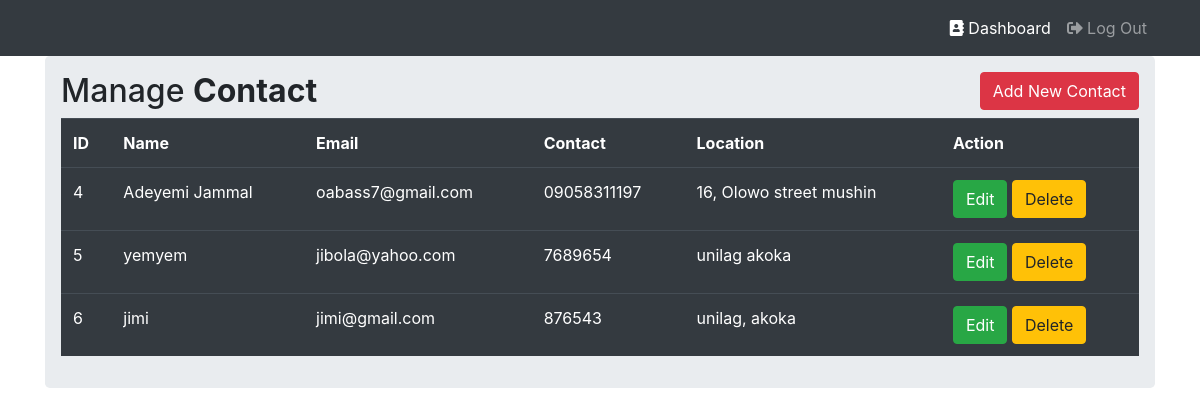
The app's page /dashboard (signed in) with its own data.
### app.py (models this page shows, shortened)
class Contact(db.Model):
    id = db.Column(db.Integer, primary_key=True)
    name = db.Column(db.String(50))
    phone = db.Column(db.String(50))
    email = db.Column(db.String(50))
    location = db.Column(db.String(100))
    user_id = db.Column(db.Integer, db.ForeignKey('user.id'), nullable=False)

### app.py (the view)
@app.route('/dashboard')
@login_required
def dashboard():
    contacts = current_user.contacts.all()
    return render_template('dashboard.html', contacts=contacts)

### app.py (called while the page is built)
@login_manager.user_loader
def load_user(user_id):
    return User.query.get(int(user_id))

### templates/dashboard.html (shortened to what this page needs)
{% extends 'base.html' %}
{% block content %}
<nav class="navbar navbar-expand-lg navbar-dark bg-dark static-top">
  <div class="container">
    <div class="collapse navbar-collapse" id="navbarResponsive">
      <ul class="navbar-nav ml-auto">
        <li class="nav-item active">
          <a class="nav-link" href="#">
            <i class="fa fa-address-book" aria-hidden="true"></i>
            Dashboard
          </a>
        </li>
        <li class="nav-item">
          <a class="nav-link" href="{{ url_for('logout') }}">
            <i class="fas fa-sign-out-alt"></i>
            Log Out
          </a>
        </li>
      </ul>
    </div>
  </div>
</nav>
<div class="container">
  <div class="row">
    <div class="col md-12">
      <div class="jumbotron p-3">
        <h2>Manage <b>Contact</b>
          <button type="button" class="btn btn-danger float-right" data-toggle="modal" data-target="#mymodal">
            Add New Contact
          </button>
        </h2>
        <table class="table table-hover table-dark">
            <tr>
              <th>ID</th>
              <th>Name</th>
              <th>Email</th>
              <th>Contact</th>
              <th>Location</th>
              <th>Action</th>
            </tr>
            {% for row in contacts %}
            <tr>
              <td>{{ row.id }}</td>
              <td>{{ row.name }}</td>
              <td>{{ row.email }}</td>
              <td>{{ row.phone }}</td>
              <td>{{ row.location }}</td>
              <td>
                <a href="/update/{{row.id}}" class="btn btn-success btn-xs" data-toggle="modal" data-target="#modaledit{{row.id}}">
                Edit
                </a>
                <a href="/delete/{{row.id}}" class="btn btn-warning btn-xs" onclick="return confirm('Are you Sure?')">
                  Delete
                </a>
              </td>
            </tr>
            {% endfor %}
        </table>
      </div>
    </div>
  </div>
</div>
{% endblock content %}

### templates/base.html (shortened to what this page needs)
<!DOCTYPE html>
<html lang="en" dir="ltr">
  <head>
    <link rel="stylesheet" href="https://use.fontawesome.com/releases/v5.7.1/css/all.css">
    <link rel="stylesheet" href="https://stackpath.bootstrapcdn.com/bootstrap/4.4.1/css/bootstrap.min.css">
  </head>
  <body>
    {% block content %}
    {% endblock content %}
  </body>
</html>

### records on screen
Contact: id "4", name "Adeyemi Jammal", email "oabass7@gmail.com", phone "09058311197", location "16, Olowo street mushin"
Contact: id "5", name "yemyem", email "jibola@yahoo.com", phone "7689654", location "unilag akoka"
Contact: id "6", name "jimi", email "jimi@gmail.com", phone "876543", location "unilag, akoka"
